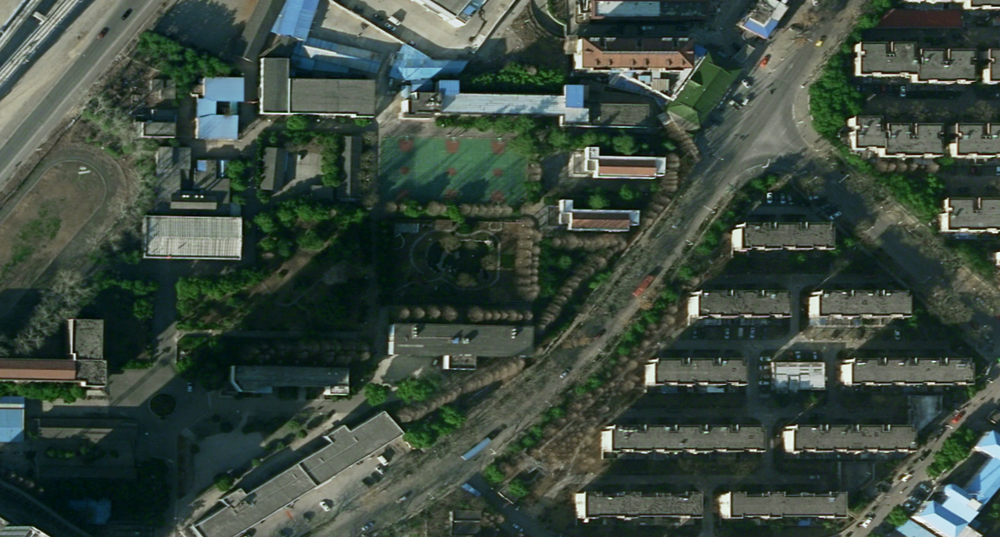
#> input picture 毕业论文/图片融合/11112.png, 1000 x 537 px, shrunk from 1490 x 800 before the run
$ python '图片融合.py'
#> lines starting #> are read from the running program, lines starting #| are printed output that depends on the picture
#!D:/workplace/python
# -*- coding: utf-8 -*-
# @File  : 图片融合.py
# @Author: WangYe
# @Date  : 2020/3/24
# @Software: PyCharm
import cv2
import numpy as np

img1 = cv2.imread('11112.png')
#> img1 is the input picture: shape (537, 1000, 3); mean B, G, R 63.8, 74, 60.3
print(img1.shape)
#| (537, 1000, 3)
img2 = cv2.imread('1111.png')
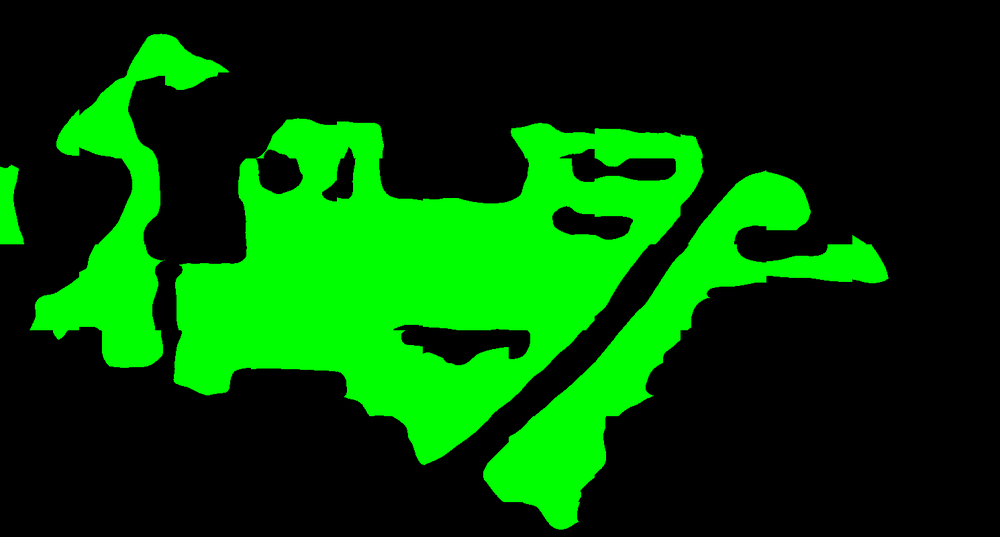
#> input picture 毕业论文/图片融合/1111.png, 1000 x 537 px, shrunk from 1490 x 800 before the run
#> img2 is the input picture: shape (537, 1000, 3); mean B, G, R 0, 69.7, 0
print(img2.shape)
#| (537, 1000, 3)
dst = cv2.addWeighted(img1,1,img2,0.7,0)
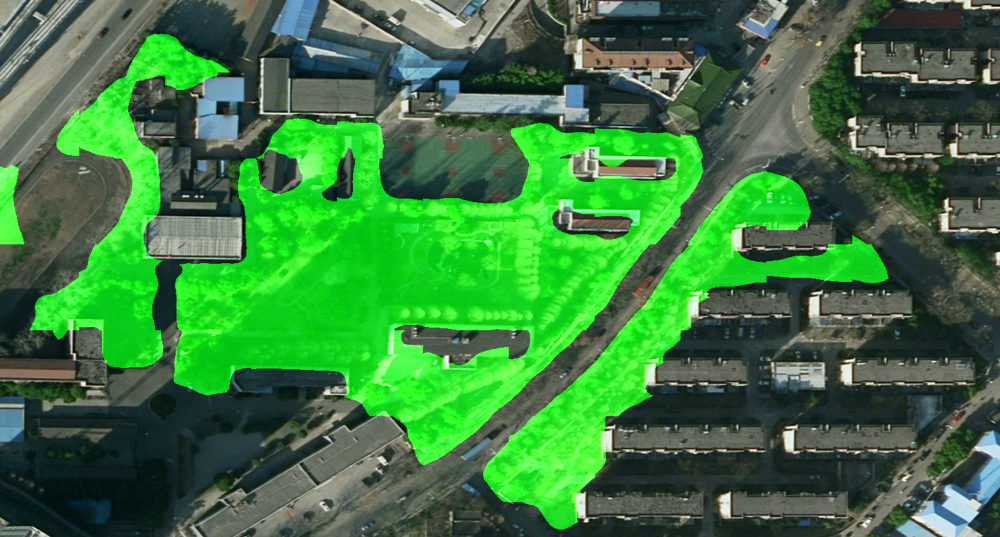
#> dst: shape (537, 1000, 3); mean B, G, R 63.8, 121.4, 60.3
cv2.imwrite("green_only_out11.png", dst)
# cv2.imshow('dst',dst)
# cv2.waitKey(0)
# cv2.destroyAllWindows()
